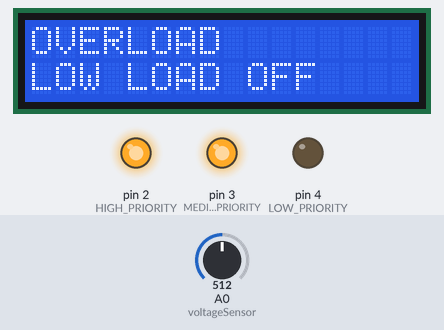
Bench run of a sketch on a simulated Arduino Uno, built with avr-gcc and run on an emulated ATmega328P. On the bench: 16×2 character LCD, output pins drawn as LEDs (lit = HIGH). The inputs (shaded band) are chosen by the test bench; at power-on: A0 (voltageSensor) = 512.

Above: at 4.2 s.
4.3 s: A0 (voltageSensor) set to 490
At 6.9 s:
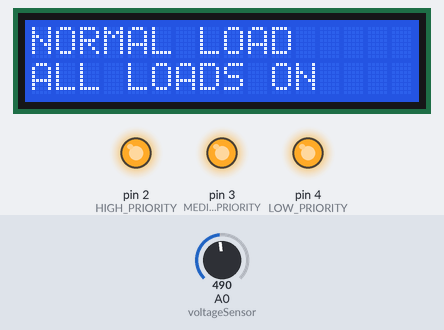
8.1 s: A0 (voltageSensor) set to 510
At 14.1 s:
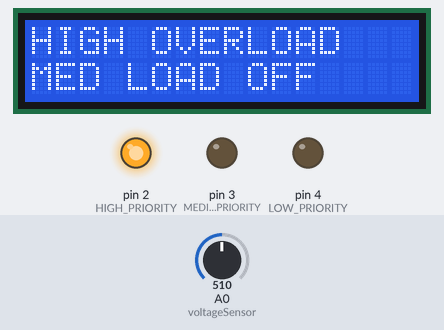
14.5 s: A0 (voltageSensor) set to 484
At 16.6 s:
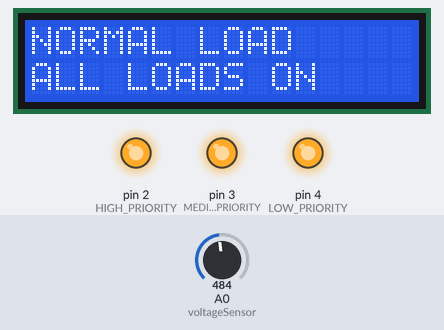
18.3 s: A0 (voltageSensor) set to 511
At 27.4 s:
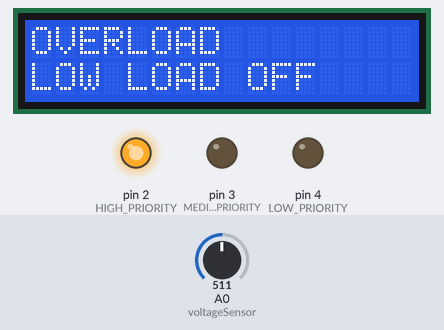
Timing chart, 0 to 28.9 s (numbered marks = the images above; inputs shaded):
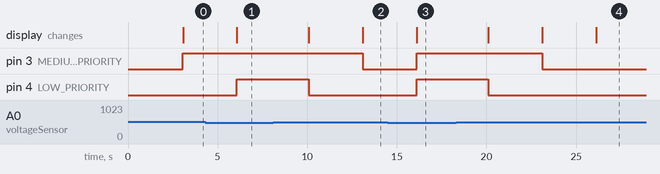

The sketch:

main.ino
```cpp
#include <LiquidCrystal.h>

// LCD Pins: RS, E, D4, D5, D6, D7
LiquidCrystal lcd(7, 8, 9, 10, 11, 12);

// Relay Pins
const int HIGH_PRIORITY = 2;
const int MEDIUM_PRIORITY = 3;
const int LOW_PRIORITY = 4;

// Voltage Sensor Pin
const int voltageSensor = A0;

// Voltage Threshold
int threshold = 500;

void setup() {

  // Relay Pins Output
  pinMode(HIGH_PRIORITY, OUTPUT);
  pinMode(MEDIUM_PRIORITY, OUTPUT);
  pinMode(LOW_PRIORITY, OUTPUT);

  // LCD Begin
  lcd.begin(16, 2);

  // Initial Display
  lcd.setCursor(0, 0);
  lcd.print("LOAD MGMT SYS");

  lcd.setCursor(0, 1);
  lcd.print("INITIALIZING");

  delay(3000);

  lcd.clear();

  // Initially All Loads ON
  digitalWrite(HIGH_PRIORITY, HIGH);
  digitalWrite(MEDIUM_PRIORITY, HIGH);
  digitalWrite(LOW_PRIORITY, HIGH);
}

void loop() {

  // Read Voltage Sensor
  int sensorValue = analogRead(voltageSensor);

  lcd.clear();

  // NORMAL CONDITION
  if (sensorValue < threshold) {

    digitalWrite(HIGH_PRIORITY, HIGH);
    digitalWrite(MEDIUM_PRIORITY, HIGH);
    digitalWrite(LOW_PRIORITY, HIGH);

    lcd.setCursor(0, 0);
    lcd.print("NORMAL LOAD");

    lcd.setCursor(0, 1);
    lcd.print("ALL LOADS ON");

    delay(2000);
  }

  // OVERLOAD CONDITION
  else {

    // LOW Priority OFF
    digitalWrite(LOW_PRIORITY, LOW);

    lcd.setCursor(0, 0);
    lcd.print("OVERLOAD");

    lcd.setCursor(0, 1);
    lcd.print("LOW LOAD OFF");

    delay(3000);

    // If Still High Load
    sensorValue = analogRead(voltageSensor);

    if (sensorValue > threshold) {

      // MEDIUM Priority OFF
      digitalWrite(MEDIUM_PRIORITY, LOW);

      lcd.clear();

      lcd.setCursor(0, 0);
      lcd.print("HIGH OVERLOAD");

      lcd.setCursor(0, 1);
      lcd.print("MED LOAD OFF");

      delay(3000);
    }

    // High Priority Always ON
    digitalWrite(HIGH_PRIORITY, HIGH);
  }
}
```

Measured:
- the behaviour switches between 500 and 499 on A0 (voltageSensor) (found by bisection; images 2 and 3)
- after the input at 4.3 s, pin 3 (MEDIUM_PRIORITY): stays HIGH (without the input it goes to LOW after 1.8 s); pin 4 (LOW_PRIORITY): LOW → HIGH after 1.8 s; the display: changes after 1.8 s (image 1)
- after the input at 8.1 s, pin 3 (MEDIUM_PRIORITY): HIGH → LOW after 5.0 s; pin 4 (LOW_PRIORITY): HIGH → LOW after 2.0 s; the display: first changes after 2.0 s (image 2 shows a later state)
- after the input at 14.5 s, pin 3 (MEDIUM_PRIORITY), pin 4 (LOW_PRIORITY): LOW → HIGH after 1.6 s; the display: changes after 1.6 s (image 3)
- after the input at 18.3 s, pin 3 (MEDIUM_PRIORITY): HIGH → LOW after 4.8 s; pin 4 (LOW_PRIORITY): HIGH → LOW after 1.8 s; the display: changes after 1.8 s (image 4)
